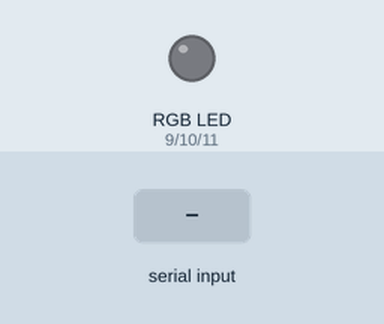
The sketch below on a simulated Arduino Uno, built with avr-gcc and run on an emulated ATmega328P. On the bench: an RGB LED mixed from three pins (HIGH = lit). Inputs (shaded band) come from the test bench. Dim RGB values are drawn brighter than linear.

Above: at 1.2 s.
1.3 s: "90,45,200\n" received over Serial
At 1.9 s:
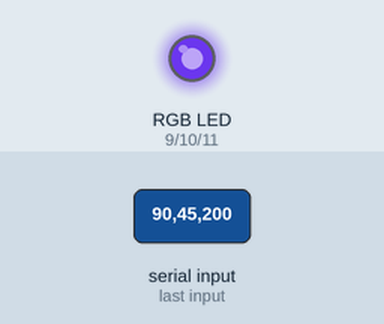
2.8 s: "30,150,10\n" received over Serial
At 3.1 s:
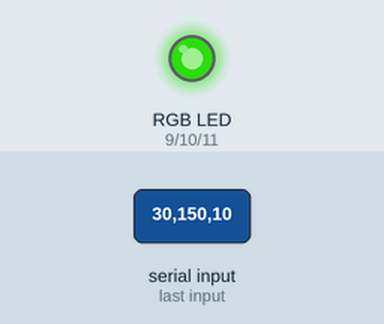
4.3 s: "90,45\n" received over Serial
At 6.0 s:
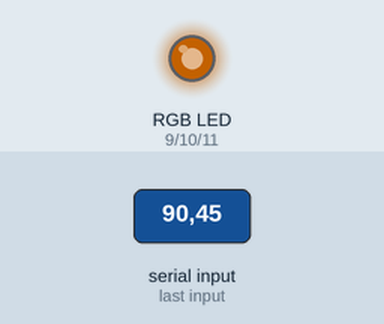
6.8 s: "30,150\n" received over Serial
At 9.0 s:
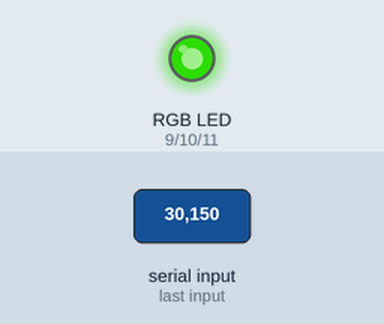
9.3 s: "5\n" received over Serial
At 11.6 s:
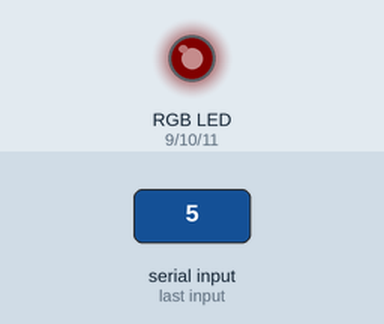
12.3 s: "90\n" received over Serial
At 15.1 s:
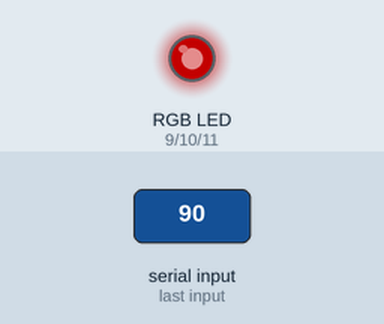
Timing chart, 0 to 16.3 s (numbered marks = the images above; inputs shaded):
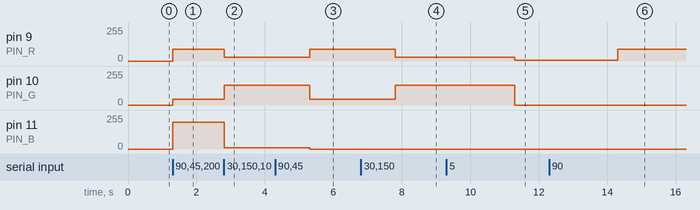

The sketch:

rgbarduino.ino
```cpp
#define PIN_R 9
#define PIN_G 10
#define PIN_B 11

void setup() {
  // Initialize serial communication at 9600 baud
  Serial.begin(9600);

  pinMode(PIN_R, OUTPUT);
  pinMode(PIN_G, OUTPUT);
  pinMode(PIN_B, OUTPUT);
}

void loop() {
  if (Serial.available() > 0) {

    int rVal = Serial.parseInt();
    int gVal = Serial.parseInt();
    int bVal = Serial.parseInt();

    if (Serial.read() == '\n') {
      // Optional: Logic can go here if needed
    }

    updateLedColor(rVal, gVal, bVal);
  }
}


void updateLedColor(int r, int g, int b) {
  analogWrite(PIN_R, r);
  analogWrite(PIN_G, g);
  analogWrite(PIN_B, b);
}
```

Measured:
- after the input at 1.3 s, pin 9 (PIN_R): 0/255 → 90/255 at once; pin 10 (PIN_G): 0/255 → 45/255 at once; pin 11 (PIN_B): 0/255 → 200/255 at once
- after the input at 2.8 s, pin 9 (PIN_R): 90/255 → 30/255 at once; pin 10 (PIN_G): 45/255 → 150/255 at once; pin 11 (PIN_B): 200/255 → 10/255 at once
- after the input at 4.3 s, pin 9 (PIN_R): 30/255 → 90/255 after 1.0 s; pin 10 (PIN_G): 150/255 → 45/255 after 1.0 s; pin 11 (PIN_B): 10/255 → 0/255 after 1.0 s
- after the input at 6.8 s, pin 9 (PIN_R): 90/255 → 30/255 after 1.0 s; pin 10 (PIN_G): 45/255 → 150/255 after 1.0 s
- after the input at 9.3 s, pin 9 (PIN_R): 30/255 → 5/255 after 2.0 s; pin 10 (PIN_G): 150/255 → 0/255 after 2.0 s
- after the input at 12.3 s, pin 9 (PIN_R): 5/255 → 90/255 after 2.0 s
